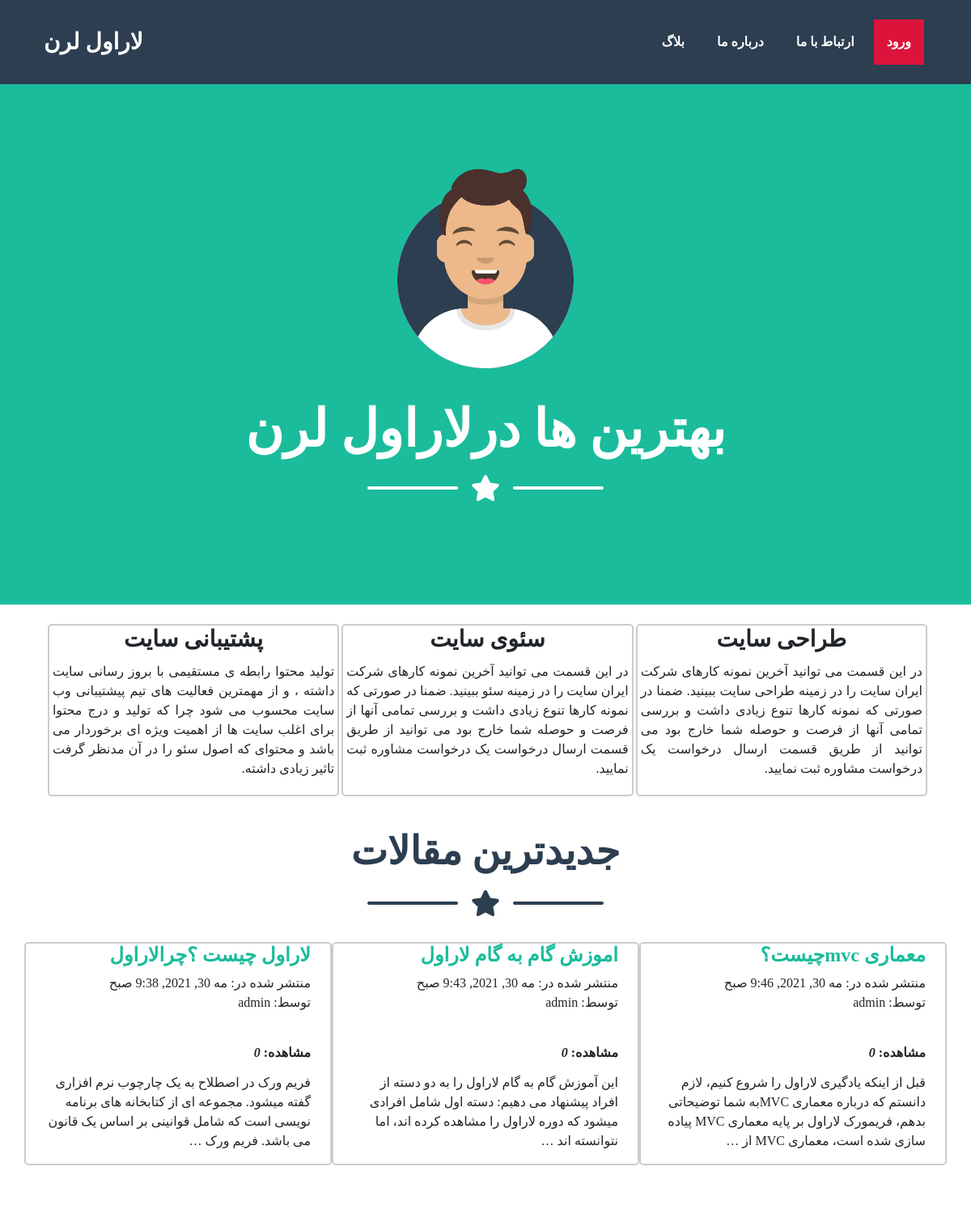
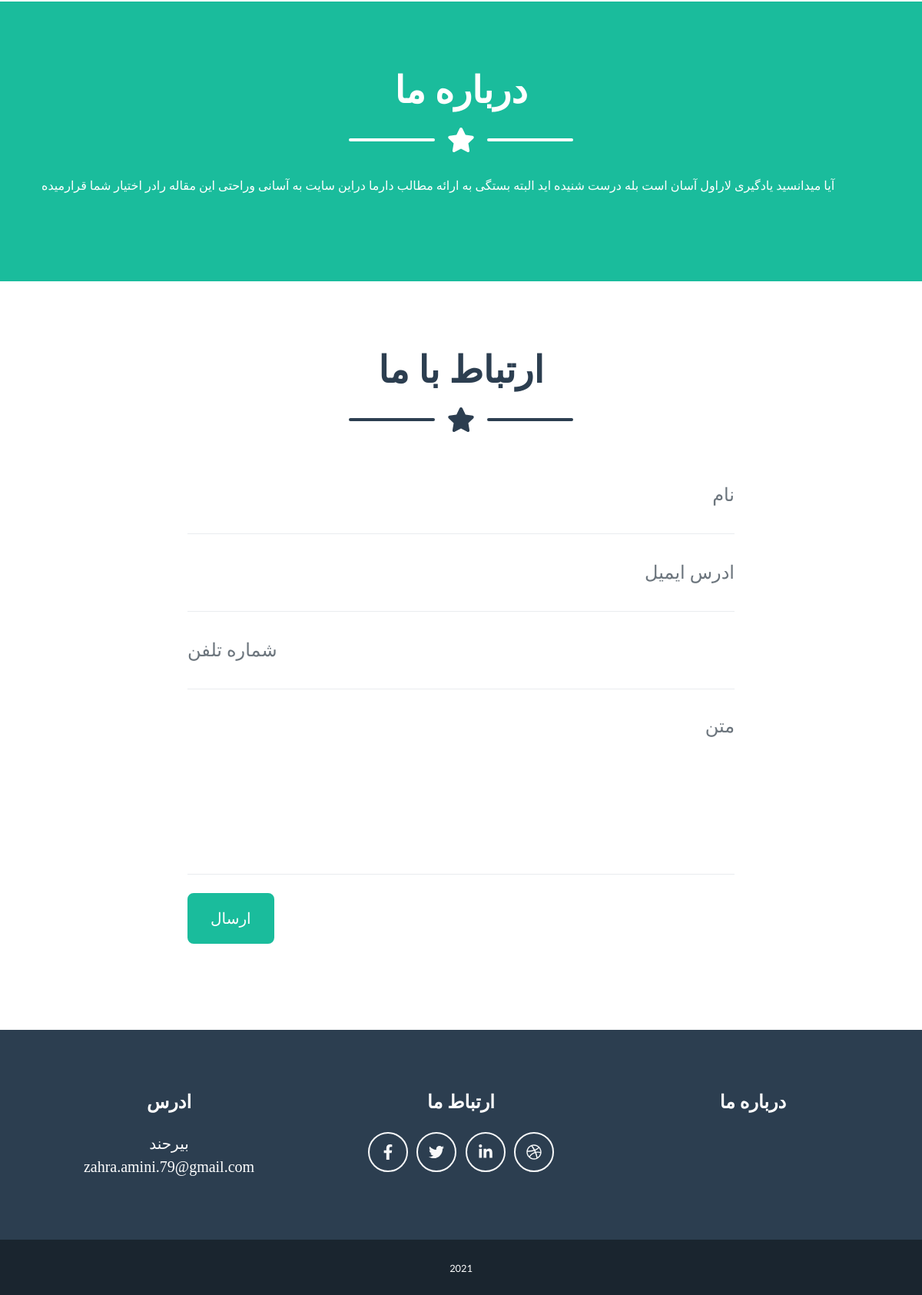
/main/, run on the app's committed database (2 pictures, top to bottom).
### main/models.py (models this page shows)
class main(models.Model):
    STATUS_CHOICES = (
    ('draft', 'Draft'),
    ('published', 'Published'),
    )
    title = models.CharField(max_length=250)
    slug = models.SlugField(max_length=250,unique_for_date='publish')
    author = models.ForeignKey(User,on_delete=models.CASCADE,related_name='main_posts')
    body = models.TextField()
    publish = models.DateTimeField(default=timezone.now)
    created = models.DateTimeField(auto_now_add=True)
    updated = models.DateTimeField(auto_now=True)
    status = models.CharField(max_length=10,choices=STATUS_CHOICES,default='draft')
    visits = models.PositiveIntegerField(default=0)

### main/views.py (the view)
# urls.py: path('',main_list, name='main_list'),
def main_list(request):
    object_list = main.objects.filter(status='published')
    paginator = Paginator(object_list, 3) # 2 posts in each page
    page = request.GET.get('page')
    try:
        mains = paginator.page(page)
    except PageNotAnInteger:
        mains = paginator.page(1)
    except EmptyPage:
        mains = paginator.page(paginator.num_pages)
    return render(request,'main/post/list.html',
                        {'page': page,
                        'mains': mains})

### main/templates/main/post/list.html (shortened to what this page needs)
{% extends "main/index.html" %}
{% block content %}
{% for main in mains %}
<div class="col-md-6 col-lg-4 mb-5" style="border: solid 2px #ccc;border-radius: 5px;text-align:right;direction:rtl">
<h4 style="text-align:right">
    <a href="{{ main.get_absolute_url }}">
        {{ main.title }}
    </a>
</h4>
    <p class="date" style="text-align:right;direction:rtl">
        منتشر شده در: {{ main.publish }} <br> توسط: {{ main.author }}
    </p><br>
    <h6 style="text-align:right">  مشاهده: <b><i> {{main.visits}} </i></b></h6>
    <p style="text-align:right;direction:rtl">{{ main.body|truncatewords:30|linebreaks }}</p>
    </div>
{% endfor %}
{% endblock %}

### data on the page
main: title "لاراول چیست ؟چرالاراول", publish "مه 30, 2021, 9:38 صبح", author "admin", visits "0", body "فریم ورک در اصطلاح به یک چارچوب نرم افزاری گفته میشود. مجموعه ای از کتابخانه های برنامه نویسی است که شامل قوانینی بر اساس یک قانون می باشد. فریم ورک …"
main: title "اموزش گام به گام لاراول", publish "مه 30, 2021, 9:43 صبح", author "admin", visits "0", body "این آموزش گام به گام لاراول را به دو دسته از افراد پیشنهاد می دهیم: دسته اول شامل افرادی میشود که دوره لاراول را مشاهده کرده اند، اما نتوانسته اند …"
main: title "معماری mvcچیست؟", publish "مه 30, 2021, 9:46 صبح", author "admin", visits "0", body "قبل از اینکه یادگیری لاراول را شروع کنیم، لازم دانستم که درباره معماری MVCبه شما توضیحاتی بدهم، فریمورک لاراول بر پایه معماری MVC پیاده سازی شده است، معماری MVC از …"
